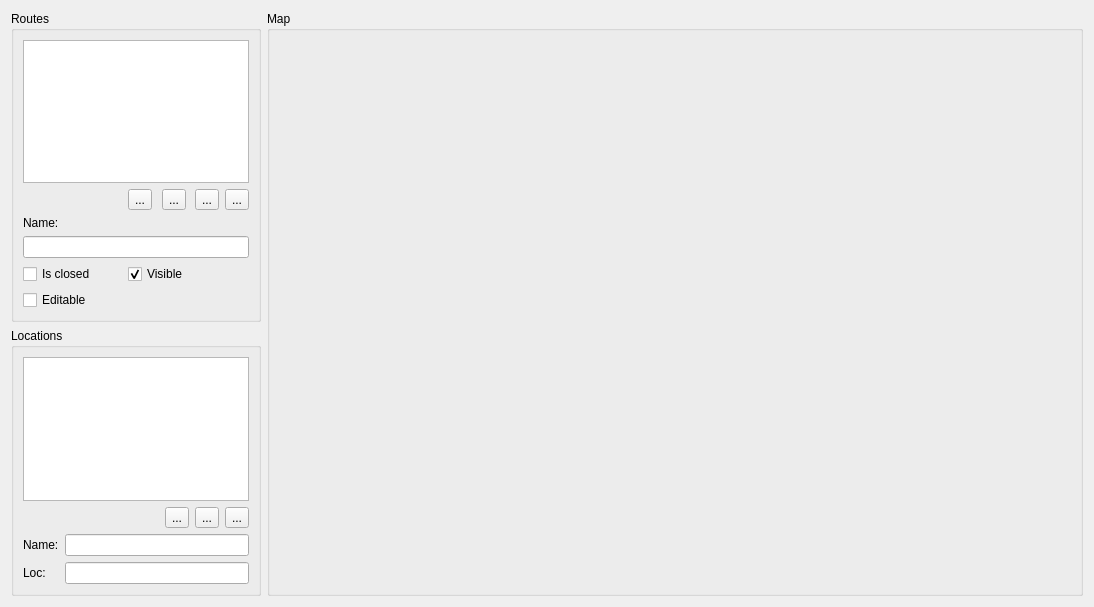
<?xml version="1.0" encoding="UTF-8"?>
<ui version="4.0">
 <class>RouteEditorForm</class>
 <widget class="QWidget" name="RouteEditorForm">
  <property name="geometry">
   <rect>
    <x>0</x>
    <y>0</y>
    <width>1094</width>
    <height>607</height>
   </rect>
  </property>
  <property name="windowTitle">
   <string>Form</string>
  </property>
  <layout class="QGridLayout" name="gridLayout_4">
   <item row="0" column="1" rowspan="2">
    <widget class="QGroupBox" name="groupBox_2">
     <property name="title">
      <string>Map</string>
     </property>
     <layout class="QGridLayout" name="gridLayout_2">
      <item row="0" column="0">
       <widget class="OSMWidget" name="widget" native="true"/>
      </item>
     </layout>
    </widget>
   </item>
   <item row="1" column="0">
    <widget class="QGroupBox" name="groupBox_3">
     <property name="maximumSize">
      <size>
       <width>250</width>
       <height>16777215</height>
      </size>
     </property>
     <property name="title">
      <string>Locations</string>
     </property>
     <layout class="QGridLayout" name="gridLayout_3">
      <item row="0" column="0" colspan="9">
       <widget class="QListWidget" name="listWidget_locations"/>
      </item>
      <item row="3" column="1" colspan="8">
       <widget class="QLineEdit" name="lineEdit_location_pos"/>
      </item>
      <item row="1" column="6">
       <widget class="QToolButton" name="toolButton_add_location">
        <property name="text">
         <string>...</string>
        </property>
        <property name="icon">
         <iconset resource="resources.qrc">
          <normaloff>:/gui/icons/resources/add.png</normaloff>:/gui/icons/resources/add.png</iconset>
        </property>
       </widget>
      </item>
      <item row="1" column="0" colspan="6">
       <spacer name="horizontalSpacer_2">
        <property name="orientation">
         <enum>Qt::Horizontal</enum>
        </property>
        <property name="sizeHint" stdset="0">
         <size>
          <width>111</width>
          <height>20</height>
         </size>
        </property>
       </spacer>
      </item>
      <item row="1" column="7">
       <widget class="QToolButton" name="toolButton_edit_location">
        <property name="text">
         <string>...</string>
        </property>
        <property name="icon">
         <iconset resource="resources.qrc">
          <normaloff>:/gui/icons/resources/edit.png</normaloff>:/gui/icons/resources/edit.png</iconset>
        </property>
       </widget>
      </item>
      <item row="1" column="8">
       <widget class="QToolButton" name="toolButton_remove_location">
        <property name="text">
         <string>...</string>
        </property>
        <property name="icon">
         <iconset resource="resources.qrc">
          <normaloff>:/gui/icons/resources/remove.png</normaloff>:/gui/icons/resources/remove.png</iconset>
        </property>
       </widget>
      </item>
      <item row="2" column="1" colspan="8">
       <widget class="QLineEdit" name="lineEdit_location_name"/>
      </item>
      <item row="3" column="0">
       <widget class="QLabel" name="label">
        <property name="text">
         <string>Loc:</string>
        </property>
       </widget>
      </item>
      <item row="2" column="0">
       <widget class="QLabel" name="label_2">
        <property name="text">
         <string>Name:</string>
        </property>
       </widget>
      </item>
     </layout>
    </widget>
   </item>
   <item row="0" column="0">
    <widget class="QGroupBox" name="groupBox">
     <property name="maximumSize">
      <size>
       <width>250</width>
       <height>16777215</height>
      </size>
     </property>
     <property name="title">
      <string>Routes</string>
     </property>
     <layout class="QGridLayout" name="gridLayout">
      <item row="1" column="5">
       <widget class="QToolButton" name="toolButton_route_delete">
        <property name="text">
         <string>...</string>
        </property>
        <property name="icon">
         <iconset resource="resources.qrc">
          <normaloff>:/gui/icons/resources/remove.png</normaloff>:/gui/icons/resources/remove.png</iconset>
        </property>
       </widget>
      </item>
      <item row="1" column="2">
       <widget class="QToolButton" name="toolButton_add_route">
        <property name="text">
         <string>...</string>
        </property>
        <property name="icon">
         <iconset resource="resources.qrc">
          <normaloff>:/gui/icons/resources/add.png</normaloff>:/gui/icons/resources/add.png</iconset>
        </property>
       </widget>
      </item>
      <item row="3" column="1" colspan="5">
       <widget class="QLineEdit" name="lineEdit_route_name"/>
      </item>
      <item row="4" column="2" colspan="2">
       <widget class="QCheckBox" name="checkBox_route_visible">
        <property name="text">
         <string>Visible</string>
        </property>
        <property name="checked">
         <bool>true</bool>
        </property>
       </widget>
      </item>
      <item row="1" column="4">
       <widget class="QToolButton" name="toolButton_save_routes">
        <property name="text">
         <string>...</string>
        </property>
        <property name="icon">
         <iconset resource="resources.qrc">
          <normaloff>:/gui/icons/resources/save.png</normaloff>:/gui/icons/resources/save.png</iconset>
        </property>
       </widget>
      </item>
      <item row="1" column="3">
       <widget class="QToolButton" name="toolButton_route_edit">
        <property name="text">
         <string>...</string>
        </property>
        <property name="icon">
         <iconset resource="resources.qrc">
          <normaloff>:/gui/icons/resources/edit.png</normaloff>:/gui/icons/resources/edit.png</iconset>
        </property>
       </widget>
      </item>
      <item row="0" column="1" colspan="5">
       <widget class="QListWidget" name="listWidget_route_list"/>
      </item>
      <item row="2" column="1">
       <widget class="QLabel" name="label_3">
        <property name="text">
         <string>Name:</string>
        </property>
       </widget>
      </item>
      <item row="4" column="1">
       <widget class="QCheckBox" name="checkBox_polygon_closed">
        <property name="text">
         <string>Is closed</string>
        </property>
       </widget>
      </item>
      <item row="1" column="1">
       <spacer name="horizontalSpacer">
        <property name="orientation">
         <enum>Qt::Horizontal</enum>
        </property>
        <property name="sizeHint" stdset="0">
         <size>
          <width>40</width>
          <height>20</height>
         </size>
        </property>
       </spacer>
      </item>
      <item row="5" column="1">
       <widget class="QCheckBox" name="checkBox_route_is_editable">
        <property name="text">
         <string>Editable</string>
        </property>
       </widget>
      </item>
     </layout>
    </widget>
   </item>
  </layout>
 </widget>
 <customwidgets>
  <customwidget>
   <class>OSMWidget</class>
   <extends>QWidget</extends>
   <header>OSMWidget.h</header>
   <container>1</container>
  </customwidget>
 </customwidgets>
 <resources>
  <include location="resources.qrc"/>
 </resources>
 <connections/>
</ui>
